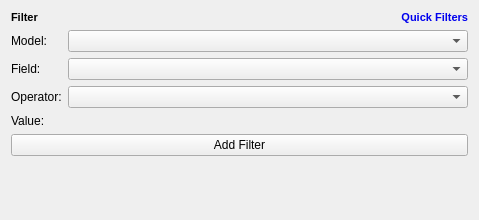
<?xml version="1.0" encoding="UTF-8"?>
<ui version="4.0">
 <class>FilterInputWidget</class>
 <widget class="QWidget" name="FilterInputWidget">
  <property name="geometry">
   <rect>
    <x>0</x>
    <y>0</y>
    <width>479</width>
    <height>220</height>
   </rect>
  </property>
  <property name="windowTitle">
   <string>Filter Input</string>
  </property>
  <layout class="QVBoxLayout" name="verticalLayout">
   <item>
    <layout class="QFormLayout" name="form_layout">
     <property name="sizeConstraint">
      <enum>QLayout::SetFixedSize</enum>
     </property>
     <property name="fieldGrowthPolicy">
      <enum>QFormLayout::AllNonFixedFieldsGrow</enum>
     </property>
     <item row="1" column="0">
      <widget class="QLabel" name="label_5">
       <property name="text">
        <string>Model:</string>
       </property>
      </widget>
     </item>
     <item row="1" column="1">
      <widget class="QComboBox" name="model_combo">
       <property name="sizePolicy">
        <sizepolicy hsizetype="Minimum" vsizetype="Fixed">
         <horstretch>0</horstretch>
         <verstretch>0</verstretch>
        </sizepolicy>
       </property>
      </widget>
     </item>
     <item row="2" column="0">
      <widget class="QLabel" name="label">
       <property name="text">
        <string>Field:</string>
       </property>
      </widget>
     </item>
     <item row="2" column="1">
      <widget class="QComboBox" name="field_combo">
       <property name="sizePolicy">
        <sizepolicy hsizetype="Minimum" vsizetype="Fixed">
         <horstretch>0</horstretch>
         <verstretch>0</verstretch>
        </sizepolicy>
       </property>
       <property name="minimumSize">
        <size>
         <width>300</width>
         <height>0</height>
        </size>
       </property>
      </widget>
     </item>
     <item row="3" column="0">
      <widget class="QLabel" name="label_2">
       <property name="text">
        <string>Operator:</string>
       </property>
      </widget>
     </item>
     <item row="3" column="1">
      <widget class="QComboBox" name="operator_combo">
       <property name="sizePolicy">
        <sizepolicy hsizetype="Minimum" vsizetype="Fixed">
         <horstretch>0</horstretch>
         <verstretch>0</verstretch>
        </sizepolicy>
       </property>
      </widget>
     </item>
     <item row="4" column="0">
      <widget class="QLabel" name="label_3">
       <property name="text">
        <string>Value:</string>
       </property>
      </widget>
     </item>
     <item row="4" column="1">
      <layout class="QVBoxLayout" name="value_layout">
       <property name="sizeConstraint">
        <enum>QLayout::SetMinimumSize</enum>
       </property>
      </layout>
     </item>
     <item row="5" column="0" colspan="2">
      <widget class="QPushButton" name="add_filter_button">
       <property name="text">
        <string>Add Filter</string>
       </property>
      </widget>
     </item>
     <item row="0" column="0">
      <widget class="QLabel" name="title_label">
       <property name="font">
        <font>
         <pointsize>8</pointsize>
         <weight>75</weight>
         <bold>true</bold>
        </font>
       </property>
       <property name="text">
        <string>Filter</string>
       </property>
      </widget>
     </item>
     <item row="0" column="1">
      <widget class="ClickableLabel" name="quick_filter_label">
       <property name="font">
        <font>
         <pointsize>8</pointsize>
         <weight>75</weight>
         <bold>true</bold>
        </font>
       </property>
       <property name="text">
        <string>&lt;html&gt;&lt;head/&gt;&lt;body&gt;&lt;p&gt;&lt;span style=&quot; color:#0000ee;&quot;&gt;Quick Filters&lt;/span&gt;&lt;/p&gt;&lt;/body&gt;&lt;/html&gt;</string>
       </property>
       <property name="alignment">
        <set>Qt::AlignRight|Qt::AlignTrailing|Qt::AlignVCenter</set>
       </property>
      </widget>
     </item>
    </layout>
   </item>
  </layout>
 </widget>
 <customwidgets>
  <customwidget>
   <class>ClickableLabel</class>
   <extends>QLabel</extends>
   <header>DownloaderForReddit/customwidgets/clickable_label</header>
  </customwidget>
 </customwidgets>
 <resources/>
 <connections/>
</ui>
